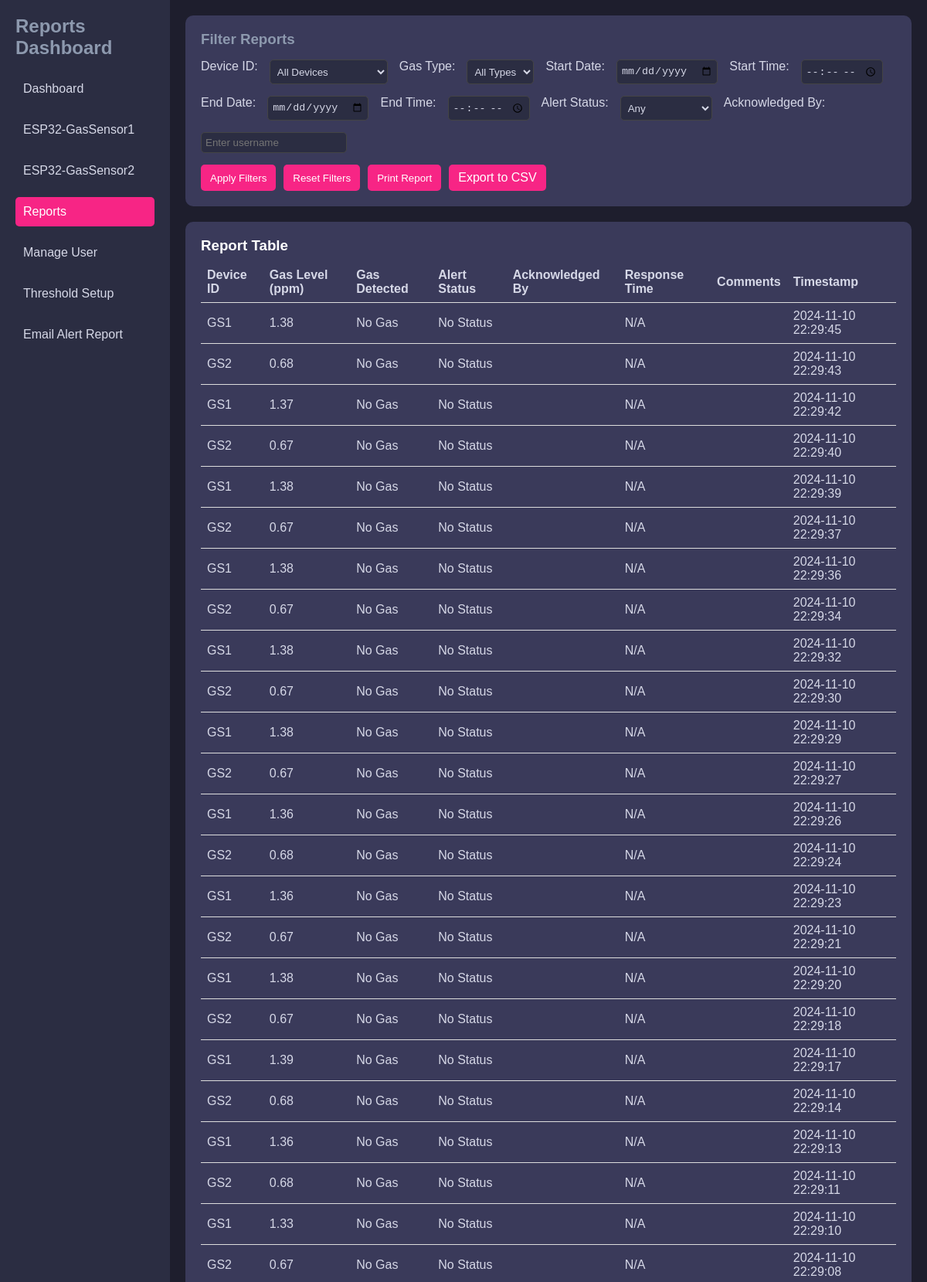
The app's page /dashboard/reports.php (signed in, upper part) with its own data.
### tables this page shows
CREATE TABLE `sensor_reading` (
  `readingID` int(11) NOT NULL,
  `deviceID` varchar(11) DEFAULT NULL,
  `ppm` float NOT NULL,
  `smoke_status` tinyint(1) DEFAULT 0,
  `co_status` tinyint(1) DEFAULT 0,
  `lpg_status` tinyint(1) DEFAULT 0,
  `actionby` int(11) DEFAULT NULL,
  `status` tinyint(1) DEFAULT 0,
  `actionbytimestamp` timestamp NULL DEFAULT NULL,
  `timestamp` timestamp NOT NULL DEFAULT current_timestamp(),
  `comment` varchar(255) DEFAULT NULL
);

### dashboard/reports.php (the view, shortened to what this page needs)
<?php
include '../db_connection.php';
$deviceID = $_GET['deviceID'] ?? '';
$gasType = $_GET['gasType'] ?? '';
$startDate = $_GET['startDate'] ?? '';
$startTime = $_GET['startTime'] ?? '';
$endDate = $_GET['endDate'] ?? '';
$endTime = $_GET['endTime'] ?? '';
$alertStatus = $_GET['alertStatus'] ?? '';
$acknowledgedBy = $_GET['acknowledgedBy'] ?? '';
$query = "
    SELECT
        sr.readingID AS ID,
        sr.deviceID AS 'Device ID',
        sr.ppm AS 'Gas Level',
        CASE
            WHEN sr.smoke_status = 1 THEN 'Smoke'
            WHEN sr.co_status = 1 THEN 'CO'
            WHEN sr.lpg_status = 1 THEN 'LPG'
            ELSE 'No Gas'
        END AS 'Gas Detected',
        CASE
            WHEN sr.status = 1 THEN 'Pending'
            WHEN sr.status = 2 THEN 'Acknowledged'
            WHEN sr.status = 3 THEN 'False Alarm'
            ELSE 'No Status'
        END AS 'Alert Status',
        u.username AS 'Acknowledged By',
        sr.actionbytimestamp AS 'Response Time',
        sr.comment AS 'Comments',
        sr.timestamp AS 'Timestamp'
    FROM
        sensor_reading sr
    LEFT JOIN
        user u ON sr.actionby = u.userID
    WHERE 1=1";
$query .= " ORDER BY sr.timestamp DESC";
$stmt = $pdo->prepare($query);
$stmt->execute();
$report_data = $stmt->fetchAll(PDO::FETCH_ASSOC);
?>
<!DOCTYPE html>
<html lang="en">
<head>
</head>
<body>
    <div class="dashboard-container">
        <aside class="sidebar">
            <div>
                <h2>Reports Dashboard</h2>
                <nav>
                    <ul>
                        <li><a href="dashboard.php">Dashboard</a></li>
                        <li><a href="gs1.php">ESP32-GasSensor1</a></li>
                        <li><a href="gs2.php">ESP32-GasSensor2</a></li>
                        <li><a href="Reports.php" class="active">Reports</a></li>
                        <?php if ($_SESSION['userrole'] !== 'user'): ?>
                            <li><a href="manage_user.php">Manage User</a></li>
                            <li><a href="Threshold.php">Threshold Setup</a></li>
                            <li><a href="email_alert_report.php">Email Alert Report</a></li>
                        <?php endif; ?>
                    </ul>
                </nav>
            </div>
        </aside>
        <main class="main-dashboard">
            <div class="filter-section">
                <h3>Filter Reports</h3>
                <div class="filter-group">
                    <label>Device ID:</label>
                    <select id="deviceID">
                        <option value="">All Devices</option>
                    </select>
                    <label>Gas Type:</label>
                    <select id="gasType">
                        <option value="">All Types</option>
                    </select>
                    <label>Start Date:</label>
                    <input type="date" id="startDate">
                    <label>Start Time:</label>
                    <input type="time" id="startTime">
                    <label>End Date:</label>
                    <input type="date" id="endDate">
                    <label>End Time:</label>
                    <input type="time" id="endTime">
                    <label>Alert Status:</label>
                    <select id="alertStatus">
                        <option value="">Any</option>
                    </select>
                    <label>Acknowledged By:</label>
                    <input type="text" id="acknowledgedBy" placeholder="Enter username">
                </div>
                <div class="button-group">
                    <button id="applyFilters">Apply Filters</button>
                    <button id="resetFilters">Reset Filters</button>
                    <button id="printReport">Print Report</button>
                    <a href="../api/export_csv.php?deviceID=<?php echo urlencode($deviceID); ?>&gasType=<?php echo urlencode($gasType); ?>&startDate=<?php echo urlencode($startDate); ?>&startTime=<?php echo urlencode($startTime); ?>&endDate=<?php echo urlencode($endDate); ?>&endTime=<?php echo urlencode($endTime); ?>&alertStatus=<?php echo urlencode($alertStatus); ?>&acknowledgedBy=<?php echo urlencode($acknowledgedBy); ?>" class="export-button">Export to CSV</a>
                </div>
            </div>
            <div class="table-container">
                <h3>Report Table</h3>
                <table>
                    <thead>
                        <tr>
                            <th>Device ID</th>
                            <th>Gas Level (ppm)</th>
                            <th>Gas Detected</th>
                            <th>Alert Status</th>
                            <th>Acknowledged By</th>
                            <th>Response Time</th>
                            <th>Comments</th>
                            <th>Timestamp</th>
                        </tr>
                    </thead>
                    <tbody>
                        <?php foreach ($report_data as $row): ?>
                            <tr>
                                <td><?php echo $row["Device ID"]; ?></td>
                                <td><?php echo $row["Gas Level"]; ?></td>
                                <td><?php echo $row["Gas Detected"]; ?></td>
                                <td class="<?php echo strtolower(str_replace(' ', '-', 'status-' . $row["Alert Status"])); ?>">
                                    <?php echo $row["Alert Status"]; ?>
                                </td>
                                <td><?php echo $row["Acknowledged By"]; ?></td>
                                <td><?php echo $row["Response Time"] ? date("Y-m-d H:i:s", strtotime($row["Response Time"])) : 'N/A'; ?></td>
                                <td><?php echo $row["Comments"]; ?></td>
                                <td><?php echo $row["Timestamp"]; ?></td>
                            </tr>
                        <?php endforeach; ?>
                    </tbody>
                </table>
            </div>
        </main>
    </div>
</body>
</html>

### dashboard/reports.php (style rules this page uses)
* { margin: 0; padding: 0; box-sizing: border-box; }
body { font-family: Arial, sans-serif; background-color: #1E1E2D; color: #fff; display: flex; }
.dashboard-container { display: flex; height: 100vh; width: 100%; }
.sidebar { background-color: #2B2D42; width: 220px; padding: 20px; display: flex; flex-direction: column; justify-content: space-between; }
.sidebar h2 { color: #8D99AE; font-size: 1.5em; margin-bottom: 20px; }
.sidebar ul { list-style: none; padding-left: 0; }
.sidebar li { margin-bottom: 15px; }
.sidebar a { text-decoration: none; color: #D6D8E7; font-size: 1em; display: block; padding: 10px; border-radius: 5px; transition: background-color 0.2s; }
.sidebar a:hover, .sidebar a.active { background-color: #F72585; color: #fff; }
.main-dashboard { flex: 1; padding: 20px; overflow-y: auto; }
.filter-section { background: #3A3A5A; padding: 20px; border-radius: 10px; margin-bottom: 20px; }
.filter-section h3 { color: #8D99AE; margin-bottom: 15px; }
.filter-group { display: flex; gap: 15px; margin-bottom: 15px; flex-wrap: wrap; }
.filter-group label { color: #D6D8E7; }
.filter-group select, .filter-group input { padding: 5px; background-color: #2B2D42; color: #D6D8E7; border: 1px solid #444; border-radius: 5px; outline: none; }
.button-group { display: flex; gap: 10px; margin-top: 15px; }
.button-group button, .button-group a { padding: 8px 12px; background-color: #F72585; border: none; border-radius: 5px; color: #fff; cursor: pointer; text-decoration: none; text-align: center; }
.table-container { background: #3A3A5A; padding: 20px; border-radius: 10px; }
table { width: 100%; color: #D6D8E7; margin-top: 10px; border-collapse: collapse; }
table th, table td { padding: 8px; text-align: left; border-bottom: 1px solid #ddd; }

### records on screen
sensor_reading: deviceID "GS1", ppm "1.38", Gas "No Gas", Alert "No Status", shows "N/A", timestamp "2024-11-10 22:29:45"
sensor_reading: deviceID "GS2", ppm "0.68", Gas "No Gas", Alert "No Status", shows "N/A", timestamp "2024-11-10 22:29:43"
sensor_reading: deviceID "GS1", ppm "1.37", Gas "No Gas", Alert "No Status", shows "N/A", timestamp "2024-11-10 22:29:42"
sensor_reading: deviceID "GS2", ppm "0.67", Gas "No Gas", Alert "No Status", shows "N/A", timestamp "2024-11-10 22:29:40"
sensor_reading: deviceID "GS1", ppm "1.38", Gas "No Gas", Alert "No Status", shows "N/A", timestamp "2024-11-10 22:29:39"
sensor_reading: deviceID "GS2", ppm "0.67", Gas "No Gas", Alert "No Status", shows "N/A", timestamp "2024-11-10 22:29:37"
sensor_reading: deviceID "GS1", ppm "1.38", Gas "No Gas", Alert "No Status", shows "N/A", timestamp "2024-11-10 22:29:36"
sensor_reading: deviceID "GS2", ppm "0.67", Gas "No Gas", Alert "No Status", shows "N/A", timestamp "2024-11-10 22:29:34"
sensor_reading: deviceID "GS1", ppm "1.38", Gas "No Gas", Alert "No Status", shows "N/A", timestamp "2024-11-10 22:29:32"
sensor_reading: deviceID "GS2", ppm "0.67", Gas "No Gas", Alert "No Status", shows "N/A", timestamp "2024-11-10 22:29:30"
sensor_reading: deviceID "GS1", ppm "1.38", Gas "No Gas", Alert "No Status", shows "N/A", timestamp "2024-11-10 22:29:29"
sensor_reading: deviceID "GS2", ppm "0.67", Gas "No Gas", Alert "No Status", shows "N/A", timestamp "2024-11-10 22:29:27"
sensor_reading: deviceID "GS1", ppm "1.36", Gas "No Gas", Alert "No Status", shows "N/A", timestamp "2024-11-10 22:29:26"
sensor_reading: deviceID "GS2", ppm "0.68", Gas "No Gas", Alert "No Status", shows "N/A", timestamp "2024-11-10 22:29:24"
sensor_reading: deviceID "GS1", ppm "1.36", Gas "No Gas", Alert "No Status", shows "N/A", timestamp "2024-11-10 22:29:23"
sensor_reading: deviceID "GS2", ppm "0.67", Gas "No Gas", Alert "No Status", shows "N/A", timestamp "2024-11-10 22:29:21"
sensor_reading: deviceID "GS1", ppm "1.38", Gas "No Gas", Alert "No Status", shows "N/A", timestamp "2024-11-10 22:29:20"
sensor_reading: deviceID "GS2", ppm "0.67", Gas "No Gas", Alert "No Status", shows "N/A", timestamp "2024-11-10 22:29:18"
sensor_reading: deviceID "GS1", ppm "1.39", Gas "No Gas", Alert "No Status", shows "N/A", timestamp "2024-11-10 22:29:17"
sensor_reading: deviceID "GS2", ppm "0.68", Gas "No Gas", Alert "No Status", shows "N/A", timestamp "2024-11-10 22:29:14"
sensor_reading: deviceID "GS1", ppm "1.36", Gas "No Gas", Alert "No Status", shows "N/A", timestamp "2024-11-10 22:29:13"
sensor_reading: deviceID "GS2", ppm "0.68", Gas "No Gas", Alert "No Status", shows "N/A", timestamp "2024-11-10 22:29:11"
sensor_reading: deviceID "GS1", ppm "1.33", Gas "No Gas", Alert "No Status", shows "N/A", timestamp "2024-11-10 22:29:10"
sensor_reading: deviceID "GS2", ppm "0.67", Gas "No Gas", Alert "No Status", shows "N/A", timestamp "2024-11-10 22:29:08"
